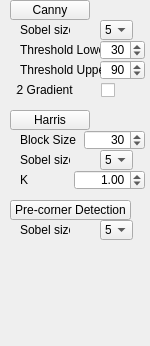
    <widget class="QWidget" name="page_edge">
     <property name="geometry">
      <rect>
       <x>0</x>
       <y>0</y>
       <width>150</width>
       <height>346</height>
      </rect>
     </property>
     <attribute name="label">
      <string>Edge detection</string>
     </attribute>
     <widget class="QPushButton" name="pushButton_canny">
      <property name="geometry">
       <rect>
        <x>10</x>
        <y>0</y>
        <width>80</width>
        <height>20</height>
       </rect>
      </property>
      <property name="font">
       <font>
        <weight>50</weight>
        <italic>false</italic>
        <bold>false</bold>
        <underline>false</underline>
       </font>
      </property>
      <property name="layoutDirection">
       <enum>Qt::RightToLeft</enum>
      </property>
      <property name="inputMethodHints">
       <set>Qt::ImhNone</set>
      </property>
      <property name="text">
       <string>Canny</string>
      </property>
     </widget>
     <widget class="QPushButton" name="pushButton_harris">
      <property name="geometry">
       <rect>
        <x>10</x>
        <y>110</y>
        <width>80</width>
        <height>20</height>
       </rect>
      </property>
      <property name="font">
       <font>
        <weight>50</weight>
        <italic>false</italic>
        <bold>false</bold>
        <underline>false</underline>
       </font>
      </property>
      <property name="layoutDirection">
       <enum>Qt::RightToLeft</enum>
      </property>
      <property name="inputMethodHints">
       <set>Qt::ImhNone</set>
      </property>
      <property name="text">
       <string>Harris</string>
      </property>
     </widget>
     <widget class="QLabel" name="label_canny_sobelAppertureSize">
      <property name="geometry">
       <rect>
        <x>20</x>
        <y>20</y>
        <width>50</width>
        <height>20</height>
       </rect>
      </property>
      <property name="text">
       <string>Sobel size</string>
      </property>
     </widget>
     <widget class="QLabel" name="label_canny_threshold1">
      <property name="geometry">
       <rect>
        <x>20</x>
        <y>40</y>
        <width>81</width>
        <height>20</height>
       </rect>
      </property>
      <property name="text">
       <string>Threshold Lower</string>
      </property>
     </widget>
     <widget class="QSpinBox" name="spinBox_canny_threshold1">
      <property name="geometry">
       <rect>
        <x>100</x>
        <y>40</y>
        <width>45</width>
        <height>20</height>
       </rect>
      </property>
      <property name="alignment">
       <set>Qt::AlignRight|Qt::AlignTrailing|Qt::AlignVCenter</set>
      </property>
      <property name="maximum">
       <number>255</number>
      </property>
      <property name="value">
       <number>30</number>
      </property>
     </widget>
     <widget class="QSpinBox" name="spinBox_canny_threshold2">
      <property name="geometry">
       <rect>
        <x>100</x>
        <y>60</y>
        <width>45</width>
        <height>20</height>
       </rect>
      </property>
      <property name="alignment">
       <set>Qt::AlignRight|Qt::AlignTrailing|Qt::AlignVCenter</set>
      </property>
      <property name="maximum">
       <number>255</number>
      </property>
      <property name="value">
       <number>90</number>
      </property>
     </widget>
     <widget class="QLabel" name="label_canny_threshold2">
      <property name="geometry">
       <rect>
        <x>20</x>
        <y>60</y>
        <width>81</width>
        <height>20</height>
       </rect>
      </property>
      <property name="text">
       <string>Threshold Upper</string>
      </property>
     </widget>
     <widget class="QCheckBox" name="checkBox_canny_L2gradient">
      <property name="geometry">
       <rect>
        <x>15</x>
        <y>80</y>
        <width>100</width>
        <height>20</height>
       </rect>
      </property>
      <property name="layoutDirection">
       <enum>Qt::RightToLeft</enum>
      </property>
      <property name="text">
       <string>L2 Gradient       </string>
      </property>
     </widget>
     <widget class="QComboBox" name="comboBox_canny_appertureSize">
      <property name="geometry">
       <rect>
        <x>100</x>
        <y>20</y>
        <width>33</width>
        <height>20</height>
       </rect>
      </property>
      <property name="currentIndex">
       <number>2</number>
      </property>
      <item>
       <property name="text">
        <string>1</string>
       </property>
      </item>
      <item>
       <property name="text">
        <string>3</string>
       </property>
      </item>
      <item>
       <property name="text">
        <string>5</string>
       </property>
      </item>
      <item>
       <property name="text">
        <string>7</string>
       </property>
      </item>
     </widget>
     <widget class="QDoubleSpinBox" name="doubleSpinBox_harris_kFreeParam">
      <property name="geometry">
       <rect>
        <x>74</x>
        <y>170</y>
        <width>71</width>
        <height>20</height>
       </rect>
      </property>
      <property name="alignment">
       <set>Qt::AlignRight|Qt::AlignTrailing|Qt::AlignVCenter</set>
      </property>
      <property name="maximum">
       <double>9999.000000000000000</double>
      </property>
      <property name="singleStep">
       <double>0.100000000000000</double>
      </property>
      <property name="value">
       <double>1.000000000000000</double>
      </property>
     </widget>
     <widget class="QSpinBox" name="spinBox_harris_blockSize">
      <property name="geometry">
       <rect>
        <x>84</x>
        <y>130</y>
        <width>61</width>
        <height>20</height>
       </rect>
      </property>
      <property name="alignment">
       <set>Qt::AlignRight|Qt::AlignTrailing|Qt::AlignVCenter</set>
      </property>
      <property name="maximum">
       <number>9999</number>
      </property>
      <property name="value">
       <number>30</number>
      </property>
     </widget>
     <widget class="QLabel" name="label_harris_kFreeParam">
      <property name="geometry">
       <rect>
        <x>20</x>
        <y>170</y>
        <width>31</width>
        <height>20</height>
       </rect>
      </property>
      <property name="text">
       <string>K</string>
      </property>
     </widget>
     <widget class="QLabel" name="label_harris_blockSize">
      <property name="geometry">
       <rect>
        <x>20</x>
        <y>130</y>
        <width>81</width>
        <height>20</height>
       </rect>
      </property>
      <property name="text">
       <string>Block Size</string>
      </property>
     </widget>
     <widget class="QLabel" name="label_harris_sobelAppertureSize">
      <property name="geometry">
       <rect>
        <x>20</x>
        <y>150</y>
        <width>50</width>
        <height>20</height>
       </rect>
      </property>
      <property name="text">
       <string>Sobel size</string>
      </property>
     </widget>
     <widget class="QComboBox" name="comboBox_harris_appertureSize">
      <property name="geometry">
       <rect>
        <x>100</x>
        <y>150</y>
        <width>33</width>
        <height>20</height>
       </rect>
      </property>
      <property name="currentIndex">
       <number>2</number>
      </property>
      <item>
       <property name="text">
        <string>1</string>
       </property>
      </item>
      <item>
       <property name="text">
        <string>3</string>
       </property>
      </item>
      <item>
       <property name="text">
        <string>5</string>
       </property>
      </item>
      <item>
       <property name="text">
        <string>7</string>
       </property>
      </item>
     </widget>
     <widget class="QPushButton" name="pushButton_preCornerDetect">
      <property name="geometry">
       <rect>
        <x>10</x>
        <y>200</y>
        <width>121</width>
        <height>20</height>
       </rect>
      </property>
      <property name="font">
       <font>
        <weight>50</weight>
        <italic>false</italic>
        <bold>false</bold>
        <underline>false</underline>
       </font>
      </property>
      <property name="layoutDirection">
       <enum>Qt::RightToLeft</enum>
      </property>
      <property name="inputMethodHints">
       <set>Qt::ImhNone</set>
      </property>
      <property name="text">
       <string>Pre-corner Detection</string>
      </property>
     </widget>
     <widget class="QComboBox" name="comboBox_preCornerDetect_appertureSize">
      <property name="geometry">
       <rect>
        <x>100</x>
        <y>220</y>
        <width>33</width>
        <height>20</height>
       </rect>
      </property>
      <property name="currentIndex">
       <number>2</number>
      </property>
      <item>
       <property name="text">
        <string>1</string>
       </property>
      </item>
      <item>
       <property name="text">
        <string>3</string>
       </property>
      </item>
      <item>
       <property name="text">
        <string>5</string>
       </property>
      </item>
      <item>
       <property name="text">
        <string>7</string>
       </property>
      </item>
     </widget>
     <widget class="QLabel" name="label_preCornerDetect_sobelAppertureSize">
      <property name="geometry">
       <rect>
        <x>20</x>
        <y>220</y>
        <width>50</width>
        <height>20</height>
       </rect>
      </property>
      <property name="text">
       <string>Sobel size</string>
      </property>
     </widget>
    </widget>
